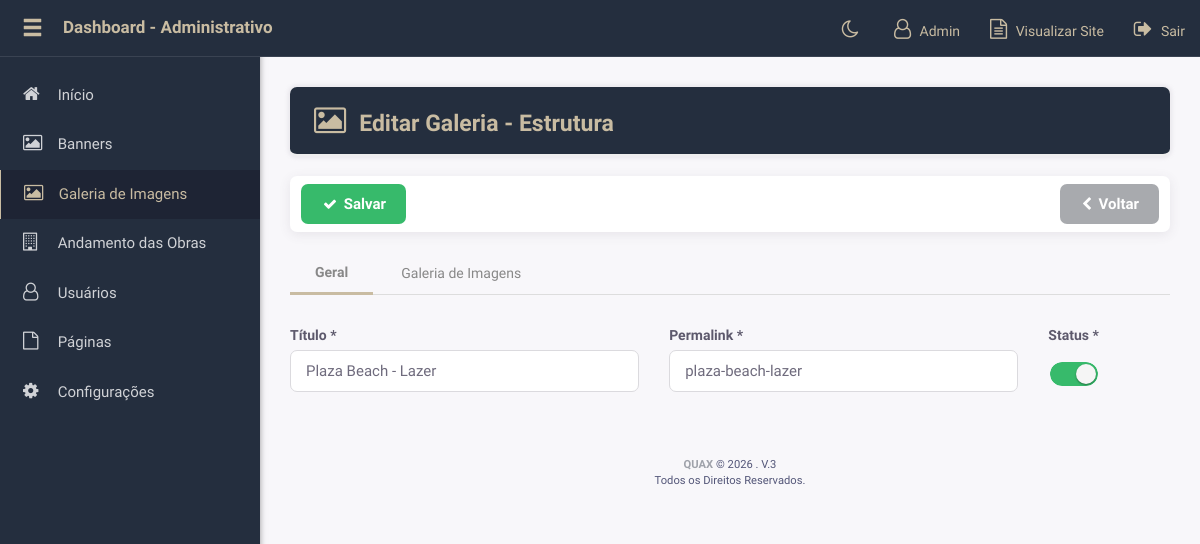
The page /q-admin/form/galeria.php?id=2 (signed in) on the database its author committed.
### tables this page shows
CREATE TABLE `adm_galeria` (
  `id` int(11) NOT NULL,
  `titulo` varchar(255) DEFAULT NULL,
  `permalink` varchar(100) NOT NULL,
  `status` int(1) NOT NULL DEFAULT 1,
  `criado` timestamp NOT NULL DEFAULT current_timestamp()
);

### q-admin/php/functions.php (the view, shortened to what the rows shown need)
<?php
function geraMenu() {
	global $arMenu, $acessoAutor, $LIST_ACCESS_FILE;
	$_html = [];
	foreach($arMenu as $title => $var)
	{
		if($var['show'] && in_array($var['access'], $acessoAutor) || $var['access']=='FULL')
		{
			$current_file = returnFilePath('admin');
			$current_menu = false;
			if (!is_null($var['file']) && ($current_file == $var['file'] || str_replace('list/', 'form/', $var['file']) == $current_file)) {
				$current_menu = true;
			}
			if ( in_array($current_file, $LIST_ACCESS_FILE[ $var['access'] ])) {
				$current_menu = true;
			}
			$_html[] = '<li '.($current_menu ? 'class="active"' : "").'>';
			$_html[] = '<a href="'.(!is_null($var['file']) ? HTTP_GESTOR.$var['file'] : 'javascript:void(0)').'" '.(!is_null($var['file']) ? '' : 'class="dropdown"').'>';
			$_html[] =		'<span class="waypoint animation_scale animated fa fa-'.$var['icon'].'"></span>
			<span class="titulo-menu">'.$title.(!is_null($var['file']) ? '' : ' <i class="fa fa-angle-down pull-right"></i>')."</span>";
			$_html[] = '</a>';
			$_html[] = '</li>';
		}
	}
	return implode("\n", $_html);
}
function get_header_gestor() {
	global $userClass;
	$_html[] = '<!DOCTYPE>';
	$_html[] = '<html lang="pt-br">';
	$_html[] = '	<head>';
	$_html[] = '		<meta charset="utf-8" />';
	$_html[] = '		<meta name="viewport" content="width=device-width, initial-scale=1, maximum-scale=1, user-scalable=no">';
	$_html[] = '		<meta name="robots" content="noindex,nofollow" />';
	$_html[] = '		<title>Dashboard - Administrativo</title>';
	$_html[] = '		<link rel="icon" href="'.ASSETS_GESTOR.'img/favicon.ico" type="image/x-icon">';
	$_html[] = '		<link rel="shortcut icon" type="image/x-icon" href="'.ASSETS_GESTOR.'img/favicon.ico">';
	$_html[] = '		<script type="text/javascript"> var HTTP_GESTOR = \''.HTTP_GESTOR.'\'</script>';
	$_html[] = '		<script type="text/javascript"> var HTTP = \''.HTTP.'\'</script>';
	$_html[] = '
						<link rel="preconnect" href="https://fonts.googleapis.com">
						<link rel="preconnect" href="https://fonts.gstatic.com" crossorigin>
						<link href="https://fonts.googleapis.com/css2?family=Public+Sans:wght@400;600&display=swap" rel="stylesheet">
						';
	$_html[] = 			style_enqueue('gestor','return');
	$_html[] = '		<script src="'.ASSETS_GESTOR.'js/jquery-3.5.1.min.js"></script>';
	$_html[] = '		<script src="'.ASSETS_GESTOR.'js/jquery-ui.min.js"></script>';
	$_html[] = '	</head>';
	$_html[] = '	<body class="">';
	$_html[] = '		<nav class="navbar navbar-inverse navbar-fixed-top noPrint " role="navigation">';
	$_html[] = '			<div class="container-fluid">';
	$_html[] = '				<div class="navbar-header waypoint animation_left_d1 animated">';
	$_html[] = '					<button type="button" class="navbar-toggle" data-toggle="collapse" data-target=".navbar-collapse">';
	$_html[] = '						<span class="sr-only">Toggle navigation</span>';
	$_html[] = '						<span class="icon-bar"></span>';
	$_html[] = '						<span class="icon-bar"></span>';
	$_html[] = '						<span class="icon-bar"></span>';
	$_html[] = '					</button>';
	$_html[] = '					<a class="showMenu"><span class="glyphicon glyphicon-menu-hamburger"></span></a>';
	$_html[] = '					<a class="navbar-brand" href="'.HTTP_GESTOR.'">Dashboard - Administrativo</a>';
	$_html[] = '				</div>';
	$_html[] = '				<div class="navbar-collapse collapse">';
	$_html[] = '					<ul class="nav navbar-nav navbar-right waypoint animation_right_d1 animated">';
	$_html[] = '						<li><a class="toggle-theme" title="Trocar tema"><i class="fa fa-moon-o"></i></a></li>';
	$_html[] = '						<li><a><i class="fa fa-user-o"></i> '.$userClass->getAutor().'</a></li>';
	$_html[] = '						<li><a href="'.HTTP.'" target="_blank"><i class="fa fa-file-text-o"></i> Visualizar Site</a></li>';
	$_html[] = '						<li><a href="'.HTTP_GESTOR.'sair.php"><i class="fa fa-sign-out"></i> Sair</a></li>';
	$_html[] = '					</ul>';
	$_html[] = '				</div>';
	$_html[] = '			</div>';
	$_html[] = '		</nav>';
	$_html[] = '		<div class="container-fluid">';
	$_html[] = '			<div class="row">';
	$_html[] = '				<aside id="sidebar" class="col-sm-3 col-md-2 noPrint waypoint animation_left animated" role="sidebar">';
	$_html[] = '					<nav class="waypoint animation_left_d1 animated">';
	$_html[] = '						<ul class="nav nav-sidebar">';
	$_html[] = 								geraMenu();
	$_html[] = '						</ul>';
	$_html[] = '					</nav>';
	$_html[] = '					';
	$_html[] = '				</aside>';
	$_html[] = '				<div id="main" class="col-sm-9 col-sm-offset-3 col-md-10 col-md-offset-2 waypoint animation_bottom animated">';
	echo implode("\n",$_html);
}
function get_footer_gestor() {
	$_html[] = '					<footer class="titulo-menu">';
	$_html[] = '						<a title="QUAX" target="_blank" href="https://quax.com.br">
											<b>QUAX</b>
										</a> &copy; '.date("Y").' . V.3<br>
										Todos os Direitos Reservados.';
	$_html[] = '					</footer>';
	$_html[] = '				</div>';
	$_html[] = '			</div>';
	$_html[] = '		</div>';
	$_html[] = 			javascript_enqueue('gestor','return');
	$_html[] = '	</body>';
	$_html[] = '</html>';
	echo implode("\n",$_html);
}
function get_barra_header() {
	global $count, $_header, $_controles;
	$_html[] = '<h1 class="page-header"><span class="waypoint animation_scale animated fa fa-'.$_header['icon'].'"></span>'.$_header['titulo'].'</h1>';
	$_html[] = NotifyMessage();
	$_html[] = NotiyMessageForm();
	echo implode("\n",$_html);
}
function get_thumbs($id_galeria, $tabela, $local, $categoria=null) {
	global $db, $tables;
	$query = $db->get_results("SELECT * FROM ".$tables[strtoupper($tabela)]." WHERE id_galeria='{$id_galeria}'".($categoria != null ? " AND categoria='{$categoria}'" : false)." ORDER BY ordem ASC");
	if($query) {
		foreach($query as $rs) $_html[] = '<div id="thumb" class="col-xs-6 col-sm-4 col-md-3 col-lg-2">
												<div class="thumbnail" data-thumb-id="'.$rs->id.'"'.($categoria != null ? ' data-thumb-categoria="'.$categoria.'"' : false).' data-thumb-id-galeria="'.$rs->id_galeria.'">
													<a href="'.$local.'lg-'.$rs->arquivo.'" '.($rs->legenda ? 'data-title="'.$rs->legenda.'"' : false).' data-lightbox="'.($categoria != null ? $categoria : 'galeria').'">
														<img src="'.$local.'tb-'.$rs->arquivo.'" />
													</a>
													<div class="caption">
														<div class="pull-left">
															<a class="ativar'.($rs->ativo ? ' ativo' : ' desativo').'" title="Ativar/Desativar"><span class="fa fa-check"></span></a>
															<a class="legenda'.($rs->legenda ? ' ativo' : ' desativo').'" data-toggle="modal" data-target="#modal-legenda" title="Legenda"><span class="fa fa-comment-o"></span></a>
															<a class="capa'.($rs->capa ? ' ativo' : ' desativo').'" title="Destaque"><span class="fa fa-star"></span></a>
															<a class="del" title="Excluir"><span class="fa fa-trash"></span></a>
															<a class="rotate" title="Rotacionar"><span class="glyphicon glyphicon-refresh"></span></a>
														</div>
														<div class="pull-right">
															<label><input class="checkbox" type="checkbox" name="imagens[]" value="'.$rs->id.'" ></label>
														</div>
													</div>
												</div>
											</div>';
		return implode("\n",$_html);
	}
}
function returnFilePath($location = 'home') {
	if ($location == 'home') {
		$shift_num = SHIFT_NUM;
	} elseif ($location == 'admin') {
		$shift_num = (SHIFT_NUM + 1);
	}
	$this_path  = pathinfo($_SERVER['SCRIPT_NAME'], PATHINFO_DIRNAME);
	$this_file  = pathinfo($_SERVER['SCRIPT_NAME'], PATHINFO_BASENAME);
	$full_path  = $this_path . '/' . $this_file;
	$path_array = explode("/", $full_path);
	$path_array = removeBlankElement($path_array);
	for ($i = 0; $i < $shift_num; $i++) {
	    array_shift($path_array);
	}
    return implode("/", $path_array);
}

### q-admin/form/galeria.php (shortened to what the rows shown need)
<?php
require __DIR__ . '/../config.php';
require GESTOR_MODELS . SELF_PAG;
$_header['titulo'] = ($id?'Editar':'Nova').' Galeria - Estrutura';
get_header_gestor();
get_barra_header();
?>
<form name="form" id="form" action="" method="post" enctype="multipart/form-data" role="form">
	<div class="tab-content">
		<div id="tab1" class="tab-pane <?=($_GET["tab"]==""?"active":""); ?> waypoint animation_bottom animated">
			<fieldset>
				<div class="row">
					<div class="form-group col-md-5">
						<label>Título *</label>
						<input type="text" class="form-control input-sm" id="titulo" name="titulo" value="<?=($q ? $q->titulo : $_POST['titulo']); ?>" required/>
					</div>
					<div class="form-group col-md-5">
						<label for="permalink">Permalink *</label>
						<input type="text" class="form-control input-sm" id="permalink" name="permalink" value="<?=($q ? $q->permalink : $_POST['permalink']); ?>" required/>
					</div>
					<div class="form-group col-md-2">
						<div class="switch-wrap">
		                    <div class="check-radio status">
		                        <input type="checkbox" name="status" value="1" <?=$q->status==1?'checked':''?> />
		                    </div>
		                </div>
					</div>
				</div>
			</fieldset>
		</div>
					<div id="lista-imagens" class="<?=$CAT_GAL?> row"><?=get_thumbs($q->id, $__TABLE__IMG, HTTP_UPLOADS_IMG, $CAT_GAL) ?></div>
	</div>
</form>
<?php get_footer_gestor(); ?>

### rows shown on the page
adm_galeria: titulo "Plaza Beach - Lazer", permalink "plaza-beach-lazer", status "☑"

### other values the page prints
$userClass->getAutor() "Admin"
$title "Início Banners Galeria de Imagens Andamento das Obras Usuários Páginas Configurações"
$_header['titulo'] "Editar Galeria - Estrutura"
